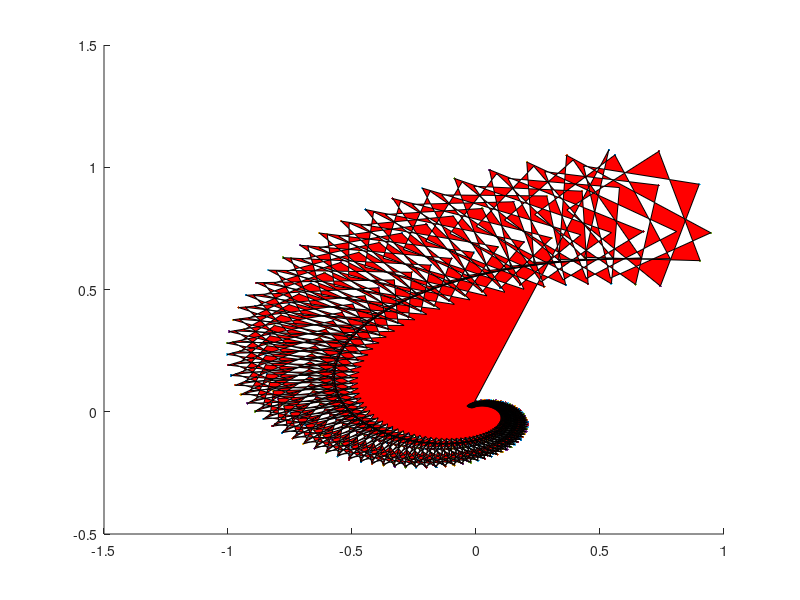

MATLAB code to generate this figure:
A1=[-1 -4;1 -1];
A2=[1 -4;1 -1];
A3=[1 4;1 -2];

%tf=1;

%A1:
tf = 2*pi/sqrt(3);
C=[0.8;0.8];
R=0.3;
theta = 1:10;
theta=theta*360;
figure;
hold on;

G=[];
for t=theta
    y0=C+[R*cos(t);R*sin(t)];
    I=1:100;
    I=tf*I/100;
    Y=[];
    for k=I
        Y=[Y expm(k*A1)*y0];
        plot(Y(1,end),Y(2,end));
    end;
    G=[G;Y];
end;

H=G(:,50);
L=reshape(G,2,[]);
fill(L(1,:),L(2,:),'r');

pause;

C=[0.15;-0.6];
R=0.1;